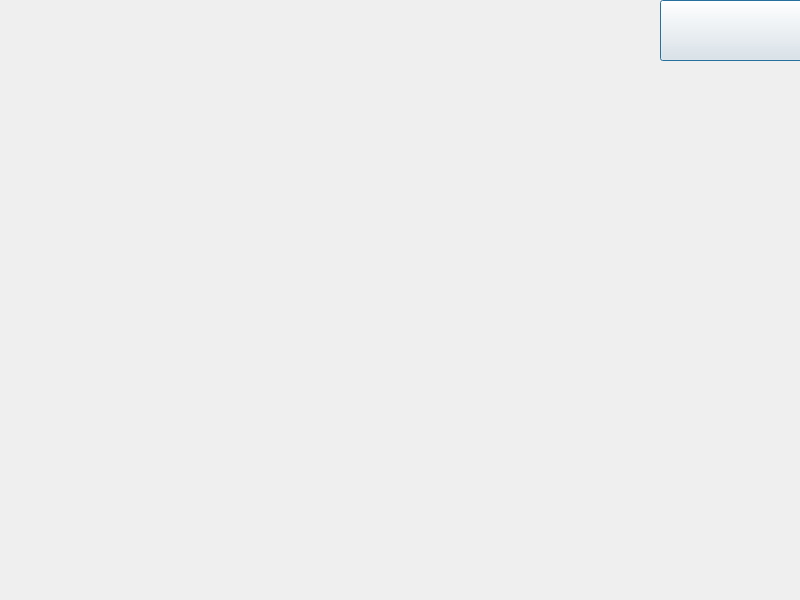
<?xml version="1.0" encoding="UTF-8"?>
<ui version="4.0">
 <class>rulesWindow</class>
 <widget class="QDialog" name="rulesWindow">
  <property name="geometry">
   <rect>
    <x>0</x>
    <y>0</y>
    <width>800</width>
    <height>600</height>
   </rect>
  </property>
  <property name="windowTitle">
   <string>Dialog</string>
  </property>
  <widget class="QPushButton" name="returnButton">
   <property name="geometry">
    <rect>
     <x>660</x>
     <y>0</y>
     <width>161</width>
     <height>61</height>
    </rect>
   </property>
   <property name="styleSheet">
    <string notr="true">border-image: url(:/picture/returnButton.png);</string>
   </property>
   <property name="text">
    <string/>
   </property>
  </widget>
 </widget>
 <resources/>
 <connections/>
</ui>
